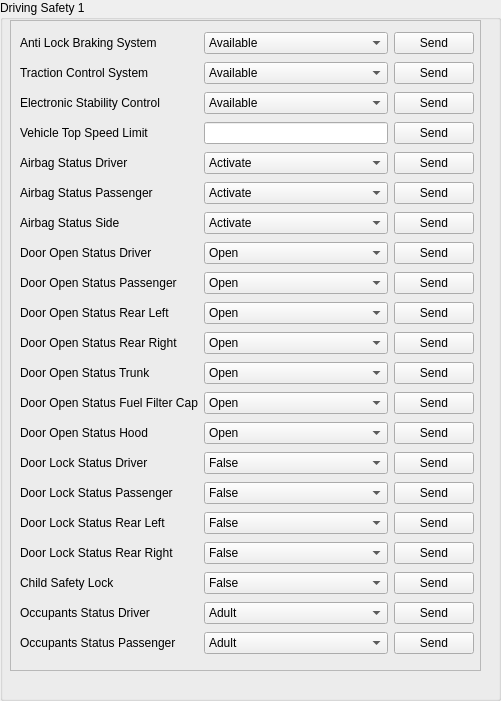
     <widget class="QGroupBox" name="groupBox_11">
      <property name="geometry">
       <rect>
        <x>10</x>
        <y>0</y>
        <width>501</width>
        <height>701</height>
       </rect>
      </property>
      <property name="title">
       <string>Driving Safety 1</string>
      </property>
      <widget class="QFrame" name="frame_12">
       <property name="geometry">
        <rect>
         <x>10</x>
         <y>20</y>
         <width>471</width>
         <height>651</height>
        </rect>
       </property>
       <property name="frameShape">
        <enum>QFrame::StyledPanel</enum>
       </property>
       <property name="frameShadow">
        <enum>QFrame::Raised</enum>
       </property>
       <widget class="QWidget" name="gridLayoutWidget_13">
        <property name="geometry">
         <rect>
          <x>10</x>
          <y>10</y>
          <width>454</width>
          <height>631</height>
         </rect>
        </property>
        <layout class="QGridLayout" name="gridLayout_14">
         <item row="0" column="0">
          <widget class="QLabel" name="label_D1">
           <property name="text">
            <string>Anti Lock Braking System</string>
           </property>
           <property name="alignment">
            <set>Qt::AlignLeading|Qt::AlignLeft|Qt::AlignVCenter</set>
           </property>
          </widget>
         </item>
         <item row="2" column="0">
          <widget class="QLabel" name="label_D3">
           <property name="text">
            <string>Electronic Stability Control</string>
           </property>
           <property name="alignment">
            <set>Qt::AlignLeading|Qt::AlignLeft|Qt::AlignVCenter</set>
           </property>
          </widget>
         </item>
         <item row="3" column="0">
          <widget class="QLabel" name="label_D4">
           <property name="text">
            <string>Vehicle Top Speed Limit</string>
           </property>
           <property name="alignment">
            <set>Qt::AlignLeading|Qt::AlignLeft|Qt::AlignVCenter</set>
           </property>
          </widget>
         </item>
         <item row="4" column="0">
          <widget class="QLabel" name="label_D5">
           <property name="text">
            <string>Airbag Status Driver</string>
           </property>
           <property name="alignment">
            <set>Qt::AlignLeading|Qt::AlignLeft|Qt::AlignVCenter</set>
           </property>
          </widget>
         </item>
         <item row="3" column="1">
          <widget class="QLineEdit" name="lineEdit_D4"/>
         </item>
         <item row="0" column="2">
          <widget class="QPushButton" name="pushButton_D1">
           <property name="text">
            <string>Send</string>
           </property>
          </widget>
         </item>
         <item row="1" column="2">
          <widget class="QPushButton" name="pushButton_D2">
           <property name="text">
            <string>Send</string>
           </property>
          </widget>
         </item>
         <item row="2" column="2">
          <widget class="QPushButton" name="pushButton_D3">
           <property name="text">
            <string>Send</string>
           </property>
          </widget>
         </item>
         <item row="3" column="2">
          <widget class="QPushButton" name="pushButton_D4">
           <property name="text">
            <string>Send</string>
           </property>
          </widget>
         </item>
         <item row="4" column="2">
          <widget class="QPushButton" name="pushButton_D5">
           <property name="text">
            <string>Send</string>
           </property>
          </widget>
         </item>
         <item row="5" column="2">
          <widget class="QPushButton" name="pushButton_D6">
           <property name="text">
            <string>Send</string>
           </property>
          </widget>
         </item>
         <item row="6" column="2">
          <widget class="QPushButton" name="pushButton_D7">
           <property name="text">
            <string>Send</string>
           </property>
          </widget>
         </item>
         <item row="7" column="2">
          <widget class="QPushButton" name="pushButton_D8">
           <property name="text">
            <string>Send</string>
           </property>
          </widget>
         </item>
         <item row="1" column="0">
          <widget class="QLabel" name="label_D2">
           <property name="text">
            <string>Traction Control System</string>
           </property>
           <property name="alignment">
            <set>Qt::AlignLeading|Qt::AlignLeft|Qt::AlignVCenter</set>
           </property>
          </widget>
         </item>
         <item row="0" column="1">
          <widget class="QComboBox" name="comboBox_D1">
           <item>
            <property name="text">
             <string>Available</string>
            </property>
           </item>
           <item>
            <property name="text">
             <string>Idle</string>
            </property>
           </item>
           <item>
            <property name="text">
             <string>Engaged</string>
            </property>
           </item>
          </widget>
         </item>
         <item row="5" column="0">
          <widget class="QLabel" name="label_D6">
           <property name="text">
            <string>Airbag Status Passenger</string>
           </property>
           <property name="alignment">
            <set>Qt::AlignLeading|Qt::AlignLeft|Qt::AlignVCenter</set>
           </property>
          </widget>
         </item>
         <item row="6" column="0">
          <widget class="QLabel" name="label_D7">
           <property name="text">
            <string>Airbag Status Side</string>
           </property>
           <property name="alignment">
            <set>Qt::AlignLeading|Qt::AlignLeft|Qt::AlignVCenter</set>
           </property>
          </widget>
         </item>
         <item row="7" column="0">
          <widget class="QLabel" name="label_D8">
           <property name="text">
            <string>Door Open Status Driver</string>
           </property>
           <property name="alignment">
            <set>Qt::AlignLeading|Qt::AlignLeft|Qt::AlignVCenter</set>
           </property>
          </widget>
         </item>
         <item row="8" column="0">
          <widget class="QLabel" name="label_D9">
           <property name="text">
            <string>Door Open Status Passenger</string>
           </property>
           <property name="alignment">
            <set>Qt::AlignLeading|Qt::AlignLeft|Qt::AlignVCenter</set>
           </property>
          </widget>
         </item>
         <item row="8" column="2">
          <widget class="QPushButton" name="pushButton_D9">
           <property name="text">
            <string>Send</string>
           </property>
          </widget>
         </item>
         <item row="9" column="0">
          <widget class="QLabel" name="label_D10">
           <property name="text">
            <string>Door Open Status Rear Left</string>
           </property>
           <property name="alignment">
            <set>Qt::AlignLeading|Qt::AlignLeft|Qt::AlignVCenter</set>
           </property>
          </widget>
         </item>
         <item row="10" column="0">
          <widget class="QLabel" name="label_D11">
           <property name="text">
            <string>Door Open Status Rear Right</string>
           </property>
           <property name="alignment">
            <set>Qt::AlignLeading|Qt::AlignLeft|Qt::AlignVCenter</set>
           </property>
          </widget>
         </item>
         <item row="11" column="0">
          <widget class="QLabel" name="label_D12">
           <property name="text">
            <string>Door Open Status Trunk</string>
           </property>
           <property name="alignment">
            <set>Qt::AlignLeading|Qt::AlignLeft|Qt::AlignVCenter</set>
           </property>
          </widget>
         </item>
         <item row="12" column="0">
          <widget class="QLabel" name="label_D13">
           <property name="text">
            <string>Door Open Status Fuel Filter Cap</string>
           </property>
           <property name="alignment">
            <set>Qt::AlignLeading|Qt::AlignLeft|Qt::AlignVCenter</set>
           </property>
          </widget>
         </item>
         <item row="13" column="0">
          <widget class="QLabel" name="label_D14">
           <property name="text">
            <string>Door Open Status Hood</string>
           </property>
           <property name="alignment">
            <set>Qt::AlignLeading|Qt::AlignLeft|Qt::AlignVCenter</set>
           </property>
          </widget>
         </item>
         <item row="14" column="0">
          <widget class="QLabel" name="label_D15">
           <property name="text">
            <string>Door Lock Status Driver</string>
           </property>
           <property name="alignment">
            <set>Qt::AlignLeading|Qt::AlignLeft|Qt::AlignVCenter</set>
           </property>
          </widget>
         </item>
         <item row="15" column="0">
          <widget class="QLabel" name="label_D16">
           <property name="text">
            <string>Door Lock Status Passenger</string>
           </property>
           <property name="alignment">
            <set>Qt::AlignLeading|Qt::AlignLeft|Qt::AlignVCenter</set>
           </property>
          </widget>
         </item>
         <item row="16" column="0">
          <widget class="QLabel" name="label_D17">
           <property name="text">
            <string>Door Lock Status Rear Left</string>
           </property>
           <property name="alignment">
            <set>Qt::AlignLeading|Qt::AlignLeft|Qt::AlignVCenter</set>
           </property>
          </widget>
         </item>
         <item row="17" column="0">
          <widget class="QLabel" name="label_D18">
           <property name="text">
            <string>Door Lock Status Rear Right</string>
           </property>
           <property name="alignment">
            <set>Qt::AlignLeading|Qt::AlignLeft|Qt::AlignVCenter</set>
           </property>
          </widget>
         </item>
         <item row="9" column="2">
          <widget class="QPushButton" name="pushButton_D10">
           <property name="text">
            <string>Send</string>
           </property>
          </widget>
         </item>
         <item row="10" column="2">
          <widget class="QPushButton" name="pushButton_D11">
           <property name="text">
            <string>Send</string>
           </property>
          </widget>
         </item>
         <item row="11" column="2">
          <widget class="QPushButton" name="pushButton_D12">
           <property name="text">
            <string>Send</string>
           </property>
          </widget>
         </item>
         <item row="12" column="2">
          <widget class="QPushButton" name="pushButton_D13">
           <property name="text">
            <string>Send</string>
           </property>
          </widget>
         </item>
         <item row="13" column="2">
          <widget class="QPushButton" name="pushButton_D14">
           <property name="text">
            <string>Send</string>
           </property>
          </widget>
         </item>
         <item row="14" column="2">
          <widget class="QPushButton" name="pushButton_D15">
           <property name="text">
            <string>Send</string>
           </property>
          </widget>
         </item>
         <item row="14" column="1">
          <widget class="QComboBox" name="comboBox_D15">
           <item>
            <property name="text">
             <string>False</string>
            </property>
           </item>
           <item>
            <property name="text">
             <string>True</string>
            </property>
           </item>
          </widget>
         </item>
         <item row="18" column="0">
          <widget class="QLabel" name="label_D19">
           <property name="text">
            <string>Child Safety Lock</string>
           </property>
           <property name="alignment">
            <set>Qt::AlignLeading|Qt::AlignLeft|Qt::AlignVCenter</set>
           </property>
          </widget>
         </item>
         <item row="1" column="1">
          <widget class="QComboBox" name="comboBox_D2">
           <item>
            <property name="text">
             <string>Available</string>
            </property>
           </item>
           <item>
            <property name="text">
             <string>Idle</string>
            </property>
           </item>
           <item>
            <property name="text">
             <string>Engaged</string>
            </property>
           </item>
          </widget>
         </item>
         <item row="2" column="1">
          <widget class="QComboBox" name="comboBox_D3">
           <item>
            <property name="text">
             <string>Available</string>
            </property>
           </item>
           <item>
            <property name="text">
             <string>Idle</string>
            </property>
           </item>
           <item>
            <property name="text">
             <string>Engaged</string>
            </property>
           </item>
          </widget>
         </item>
         <item row="4" column="1">
          <widget class="QComboBox" name="comboBox_D5">
           <item>
            <property name="text">
             <string>Activate</string>
            </property>
           </item>
           <item>
            <property name="text">
             <string>Deactivate</string>
            </property>
           </item>
           <item>
            <property name="text">
             <string>Deployment</string>
            </property>
           </item>
          </widget>
         </item>
         <item row="5" column="1">
          <widget class="QComboBox" name="comboBox_D6">
           <item>
            <property name="text">
             <string>Activate</string>
            </property>
           </item>
           <item>
            <property name="text">
             <string>Deactivate</string>
            </property>
           </item>
           <item>
            <property name="text">
             <string>Deployment</string>
            </property>
           </item>
          </widget>
         </item>
         <item row="6" column="1">
          <widget class="QComboBox" name="comboBox_D7">
           <item>
            <property name="text">
             <string>Activate</string>
            </property>
           </item>
           <item>
            <property name="text">
             <string>Deactivate</string>
            </property>
           </item>
           <item>
            <property name="text">
             <string>Deployment</string>
            </property>
           </item>
          </widget>
         </item>
         <item row="7" column="1">
          <widget class="QComboBox" name="comboBox_D8">
           <item>
            <property name="text">
             <string>Open</string>
            </property>
           </item>
           <item>
            <property name="text">
             <string>Ajar</string>
            </property>
           </item>
           <item>
            <property name="text">
             <string>Close</string>
            </property>
           </item>
          </widget>
         </item>
         <item row="8" column="1">
          <widget class="QComboBox" name="comboBox_D9">
           <item>
            <property name="text">
             <string>Open</string>
            </property>
           </item>
           <item>
            <property name="text">
             <string>Ajar</string>
            </property>
           </item>
           <item>
            <property name="text">
             <string>Close</string>
            </property>
           </item>
          </widget>
         </item>
         <item row="9" column="1">
          <widget class="QComboBox" name="comboBox_D10">
           <item>
            <property name="text">
             <string>Open</string>
            </property>
           </item>
           <item>
            <property name="text">
             <string>Ajar</string>
            </property>
           </item>
           <item>
            <property name="text">
             <string>Close</string>
            </property>
           </item>
          </widget>
         </item>
         <item row="10" column="1">
          <widget class="QComboBox" name="comboBox_D11">
           <item>
            <property name="text">
             <string>Open</string>
            </property>
           </item>
           <item>
            <property name="text">
             <string>Ajar</string>
            </property>
           </item>
           <item>
            <property name="text">
             <string>Close</string>
            </property>
           </item>
          </widget>
         </item>
         <item row="11" column="1">
          <widget class="QComboBox" name="comboBox_D12">
           <item>
            <property name="text">
             <string>Open</string>
            </property>
           </item>
           <item>
            <property name="text">
             <string>Ajar</string>
            </property>
           </item>
           <item>
            <property name="text">
             <string>Close</string>
            </property>
           </item>
          </widget>
         </item>
         <item row="12" column="1">
          <widget class="QComboBox" name="comboBox_D13">
           <item>
            <property name="text">
             <string>Open</string>
            </property>
           </item>
           <item>
            <property name="text">
             <string>Ajar</string>
            </property>
           </item>
           <item>
            <property name="text">
             <string>Close</string>
            </property>
           </item>
          </widget>
         </item>
         <item row="13" column="1">
          <widget class="QComboBox" name="comboBox_D14">
           <item>
            <property name="text">
             <string>Open</string>
            </property>
           </item>
           <item>
            <property name="text">
             <string>Ajar</string>
            </property>
           </item>
           <item>
            <property name="text">
             <string>Close</string>
            </property>
           </item>
          </widget>
         </item>
         <item row="20" column="0">
          <widget class="QLabel" name="label_D21">
           <property name="text">
            <string>Occupants Status Passenger</string>
           </property>
           <property name="alignment">
            <set>Qt::AlignLeading|Qt::AlignLeft|Qt::AlignVCenter</set>
           </property>
          </widget>
         </item>
         <item row="19" column="0">
          <widget class="QLabel" name="label_D20">
           <property name="text">
            <string>Occupants Status Driver</string>
           </property>
           <property name="alignment">
            <set>Qt::AlignLeading|Qt::AlignLeft|Qt::AlignVCenter</set>
           </property>
          </widget>
         </item>
         <item row="16" column="2">
          <widget class="QPushButton" name="pushButton_D17">
           <property name="text">
            <string>Send</string>
           </property>
          </widget>
         </item>
         <item row="15" column="1">
          <widget class="QComboBox" name="comboBox_D16">
           <item>
            <property name="text">
             <string>False</string>
            </property>
           </item>
           <item>
            <property name="text">
             <string>True</string>
            </property>
           </item>
          </widget>
         </item>
         <item row="17" column="1">
          <widget class="QComboBox" name="comboBox_D18">
           <item>
            <property name="text">
             <string>False</string>
            </property>
           </item>
           <item>
            <property name="text">
             <string>True</string>
            </property>
           </item>
          </widget>
         </item>
         <item row="17" column="2">
          <widget class="QPushButton" name="pushButton_D18">
           <property name="text">
            <string>Send</string>
           </property>
          </widget>
         </item>
         <item row="18" column="2">
          <widget class="QPushButton" name="pushButton_D19">
           <property name="text">
            <string>Send</string>
           </property>
          </widget>
         </item>
         <item row="18" column="1">
          <widget class="QComboBox" name="comboBox_D19">
           <item>
            <property name="text">
             <string>False</string>
            </property>
           </item>
           <item>
            <property name="text">
             <string>True</string>
            </property>
           </item>
          </widget>
         </item>
         <item row="16" column="1">
          <widget class="QComboBox" name="comboBox_D17">
           <item>
            <property name="text">
             <string>False</string>
            </property>
           </item>
           <item>
            <property name="text">
             <string>True</string>
            </property>
           </item>
          </widget>
         </item>
         <item row="15" column="2">
          <widget class="QPushButton" name="pushButton_D16">
           <property name="text">
            <string>Send</string>
           </property>
          </widget>
         </item>
         <item row="19" column="1">
          <widget class="QComboBox" name="comboBox_D20">
           <item>
            <property name="text">
             <string>Adult</string>
            </property>
           </item>
           <item>
            <property name="text">
             <string>Child</string>
            </property>
           </item>
           <item>
            <property name="text">
             <string>Vacant</string>
            </property>
           </item>
          </widget>
         </item>
         <item row="20" column="1">
          <widget class="QComboBox" name="comboBox_D21">
           <item>
            <property name="text">
             <string>Adult</string>
            </property>
           </item>
           <item>
            <property name="text">
             <string>Child</string>
            </property>
           </item>
           <item>
            <property name="text">
             <string>Vacant</string>
            </property>
           </item>
          </widget>
         </item>
         <item row="19" column="2">
          <widget class="QPushButton" name="pushButton_D20">
           <property name="text">
            <string>Send</string>
           </property>
          </widget>
         </item>
         <item row="20" column="2">
          <widget class="QPushButton" name="pushButton_D21">
           <property name="text">
            <string>Send</string>
           </property>
          </widget>
         </item>
        </layout>
       </widget>
      </widget>
     </widget>
